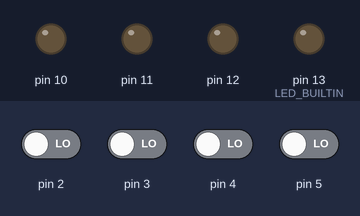
Bench run of a sketch on a simulated Arduino Uno, built with avr-gcc and run on an emulated ATmega328P. Parts: output pins drawn as LEDs (lit = HIGH). The test bench sets the inputs (shaded band); at power-on: pin 2–5 LOW.

Above: at 0.4 s.
Timing chart, 0 to 1.9 s (numbered marks = the images above):
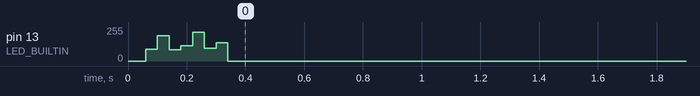

The sketch:

led0.ino
```cpp
void setup() {
  pinMode(2,INPUT);
  pinMode(3,INPUT);
  pinMode(4,INPUT);
  pinMode(5,INPUT);
  pinMode(10,OUTPUT);
pinMode(11,OUTPUT);
pinMode(12,OUTPUT);
pinMode(13,OUTPUT);
}

void loop() {
  double d;
  d = 1*digitalRead(2)+2*digitalRead(3)+3*digitalRead(4)+4*digitalRead(5);
  double D = d/4 *255;
  analogWrite(10,D);
  analogWrite(11,D);
  if(d=1){
    for(int i=0; i<=10; i++){
      digitalWrite(LED_BUILTIN, HIGH);   // turn the LED on (HIGH is the voltage level)
      delay(i);                       // wait for a second
      digitalWrite(LED_BUILTIN, LOW);    // turn the LED off by making the voltage LOW
      delay(10-i); // wait for a second
    }
  }
  if(d=1){
    for(int i=0; i<=10; i++){
      digitalWrite(LED_BUILTIN, HIGH);   // turn the LED on (HIGH is the voltage level)
      delay(i);                       // wait for a second
      digitalWrite(LED_BUILTIN, LOW);    // turn the LED off by making the voltage LOW
      delay(10-i); // wait for a second
    }
  }
  if(d=2){
    for(int i=0; i<=10; i++){
      digitalWrite(LED_BUILTIN, HIGH);   // turn the LED on (HIGH is the voltage level)
      delay(i);                       // wait for a second
      digitalWrite(LED_BUILTIN, LOW);    // turn the LED off by making the voltage LOW
      delay(7-i); // wait for a second
    }
  }
  if(d=1){
    for(int i=0; i<=10; i++){
      digitalWrite(LED_BUILTIN, HIGH);   // turn the LED on (HIGH is the voltage level)
      delay(i);                       // wait for a second
      digitalWrite(LED_BUILTIN, LOW);    // turn the LED off by making the voltage LOW
      delay(5-i); // wait for a second
    }
  }
if(d=1){
    for(int i=0; i<=10; i++){
      digitalWrite(LED_BUILTIN, HIGH);   // turn the LED on (HIGH is the voltage level)
      delay(i);                       // wait for a second
      digitalWrite(LED_BUILTIN, LOW);    // turn the LED off by making the voltage LOW
      delay(2-i); // wait for a second
    }
  }
}
```
